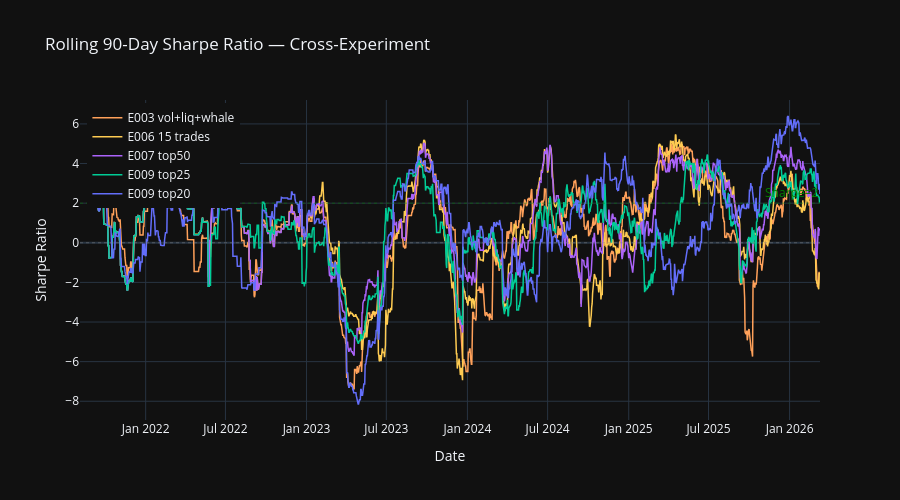

Write notebook code for a chart like this one.
### Code cell
# --- Rolling Sharpe (90-day) ---

fig = go.Figure()

for label, _, color in ARM_CONFIGS:
    ts = all_trades[label].sort_values('close_date').copy()
    ts['close_day'] = ts['close_date'].dt.date
    daily_pnl = ts.groupby('close_day')['profit_abs'].sum()
    daily_ret = daily_pnl / STARTING_BALANCE
    daily_ret = daily_ret.reindex(pd.date_range(daily_ret.index.min(), daily_ret.index.max(), freq='D'), fill_value=0)
    
    rolling_mean = daily_ret.rolling(90, min_periods=30).mean()
    rolling_std = daily_ret.rolling(90, min_periods=30).std()
    rolling_sharpe = (rolling_mean / rolling_std) * np.sqrt(365)
    
    fig.add_trace(go.Scatter(
        x=rolling_sharpe.index,
        y=rolling_sharpe.values,
        mode='lines',
        name=label,
        line=dict(color=color, width=1.5),
    ))

fig.add_hline(y=0, line_dash='dot', line_color='gray', line_width=0.5)
fig.add_hline(y=2, line_dash='dot', line_color='green', line_width=0.5,
              annotation_text='Sharpe=2', annotation_font_color='green')
fig.update_layout(
    title='Rolling 90-Day Sharpe Ratio — Cross-Experiment',
    xaxis_title='Date',
    yaxis_title='Sharpe Ratio',
    template=TEMPLATE,
    height=500,
    legend=dict(yanchor='top', y=0.99, xanchor='left', x=0.01),
)
fig.show()

### Figure 1 — Plotly figure (JSON) as saved in the notebook; plotly's stock layout.template omitted (floating-point values rounded to 4 significant figures; data arrays with more than 128 entries replaced by an {"elided": "..."} marker saying what was removed)
{"data": [{"line": {"color": "#FFA15A", "width": 1.5}, "mode": "lines", "name": "E003 vol+liq+whale", "type": "scatter", "x": {"elided": "1678 str values"}, "y": {"elided": "1678 float values"}}, {"line": {"color": "#FECB52", "width": 1.5}, "mode": "lines", "name": "E006 15 trades", "type": "scatter", "x": {"elided": "1679 str values"}, "y": {"elided": "1679 float values"}}, {"line": {"color": "#AB63FA", "width": 1.5}, "mode": "lines", "name": "E007 top50", "type": "scatter", "x": {"elided": "1679 str values"}, "y": {"elided": "1679 float values"}}, {"line": {"color": "#00CC96", "width": 1.5}, "mode": "lines", "name": "E009 top25", "type": "scatter", "x": {"elided": "1679 str values"}, "y": {"elided": "1679 float values"}}, {"line": {"color": "#636EFA", "width": 1.5}, "mode": "lines", "name": "E009 top20", "type": "scatter", "x": {"elided": "1680 str values"}, "y": {"elided": "1680 float values"}}], "layout": {"annotations": [{"font": {"color": "green"}, "showarrow": false, "text": "Sharpe=2", "x": 1, "xanchor": "right", "xref": "x domain", "y": 2, "yanchor": "bottom", "yref": "y"}], "height": 500, "legend": {"x": 0.01, "xanchor": "left", "y": 0.99, "yanchor": "top"}, "shapes": [{"line": {"color": "gray", "dash": "dot", "width": 0.5}, "type": "line", "x0": 0, "x1": 1, "xref": "x domain", "y0": 0, "y1": 0, "yref": "y"}, {"line": {"color": "green", "dash": "dot", "width": 0.5}, "type": "line", "x0": 0, "x1": 1, "xref": "x domain", "y0": 2, "y1": 2, "yref": "y"}], "title": {"text": "Rolling 90-Day Sharpe Ratio — Cross-Experiment"}, "xaxis": {"title": {"text": "Date"}}, "yaxis": {"title": {"text": "Sharpe Ratio"}}}}
